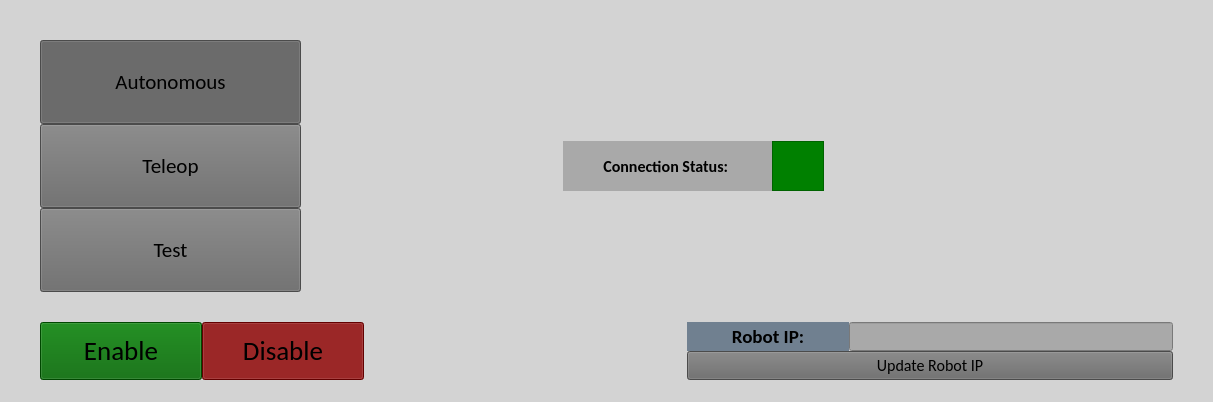
<?xml version="1.0" encoding="UTF-8"?>
<ui version="4.0">
 <class>MainWindow</class>
 <widget class="QMainWindow" name="MainWindow">
  <property name="geometry">
   <rect>
    <x>0</x>
    <y>0</y>
    <width>1213</width>
    <height>402</height>
   </rect>
  </property>
  <property name="font">
   <font>
    <family>Calibri</family>
    <pointsize>12</pointsize>
   </font>
  </property>
  <property name="windowTitle">
   <string>PyDriverStation</string>
  </property>
  <property name="styleSheet">
   <string notr="true">background: lightgray
</string>
  </property>
  <widget class="QWidget" name="centralwidget">
   <property name="font">
    <font>
     <family>Calibri</family>
     <pointsize>12</pointsize>
    </font>
   </property>
   <layout class="QGridLayout" name="gridLayout" rowstretch="3,0">
    <property name="leftMargin">
     <number>40</number>
    </property>
    <property name="topMargin">
     <number>40</number>
    </property>
    <property name="rightMargin">
     <number>40</number>
    </property>
    <property name="bottomMargin">
     <number>0</number>
    </property>
    <property name="verticalSpacing">
     <number>30</number>
    </property>
    <item row="0" column="0">
     <layout class="QHBoxLayout" name="RobotModeBar" stretch="3,3,3,4">
      <property name="spacing">
       <number>0</number>
      </property>
      <item>
       <layout class="QVBoxLayout" name="RobotModeButtons">
        <item>
         <widget class="QPushButton" name="AutonomousModeButton">
          <property name="sizePolicy">
           <sizepolicy hsizetype="Expanding" vsizetype="MinimumExpanding">
            <horstretch>0</horstretch>
            <verstretch>0</verstretch>
           </sizepolicy>
          </property>
          <property name="minimumSize">
           <size>
            <width>0</width>
            <height>0</height>
           </size>
          </property>
          <property name="maximumSize">
           <size>
            <width>400</width>
            <height>160</height>
           </size>
          </property>
          <property name="font">
           <font>
            <family>Calibri</family>
            <pointsize>16</pointsize>
           </font>
          </property>
          <property name="styleSheet">
           <string notr="true">background: dimgray</string>
          </property>
          <property name="text">
           <string>Autonomous</string>
          </property>
          <property name="checkable">
           <bool>true</bool>
          </property>
          <property name="checked">
           <bool>true</bool>
          </property>
         </widget>
        </item>
        <item>
         <widget class="QPushButton" name="TeleopModeButton">
          <property name="sizePolicy">
           <sizepolicy hsizetype="Expanding" vsizetype="MinimumExpanding">
            <horstretch>0</horstretch>
            <verstretch>0</verstretch>
           </sizepolicy>
          </property>
          <property name="minimumSize">
           <size>
            <width>0</width>
            <height>0</height>
           </size>
          </property>
          <property name="maximumSize">
           <size>
            <width>400</width>
            <height>160</height>
           </size>
          </property>
          <property name="font">
           <font>
            <family>Calibri</family>
            <pointsize>16</pointsize>
           </font>
          </property>
          <property name="styleSheet">
           <string notr="true">background: dimgray</string>
          </property>
          <property name="text">
           <string>Teleop</string>
          </property>
          <property name="checkable">
           <bool>true</bool>
          </property>
         </widget>
        </item>
        <item>
         <widget class="QPushButton" name="TestModeButton">
          <property name="sizePolicy">
           <sizepolicy hsizetype="Expanding" vsizetype="MinimumExpanding">
            <horstretch>0</horstretch>
            <verstretch>0</verstretch>
           </sizepolicy>
          </property>
          <property name="minimumSize">
           <size>
            <width>0</width>
            <height>0</height>
           </size>
          </property>
          <property name="maximumSize">
           <size>
            <width>400</width>
            <height>160</height>
           </size>
          </property>
          <property name="font">
           <font>
            <family>Calibri</family>
            <pointsize>16</pointsize>
           </font>
          </property>
          <property name="styleSheet">
           <string notr="true">background: dimgray</string>
          </property>
          <property name="text">
           <string>Test</string>
          </property>
          <property name="checkable">
           <bool>true</bool>
          </property>
          <property name="checked">
           <bool>false</bool>
          </property>
          <property name="autoDefault">
           <bool>true</bool>
          </property>
          <property name="default">
           <bool>false</bool>
          </property>
          <property name="flat">
           <bool>false</bool>
          </property>
         </widget>
        </item>
       </layout>
      </item>
      <item>
       <spacer name="LeftModeBarSpacer">
        <property name="orientation">
         <enum>Qt::Horizontal</enum>
        </property>
        <property name="sizeType">
         <enum>QSizePolicy::Expanding</enum>
        </property>
        <property name="sizeHint" stdset="0">
         <size>
          <width>40</width>
          <height>20</height>
         </size>
        </property>
       </spacer>
      </item>
      <item>
       <layout class="QVBoxLayout" name="VConnectionStatusBox" stretch="2,1,2">
        <property name="spacing">
         <number>0</number>
        </property>
        <property name="topMargin">
         <number>0</number>
        </property>
        <property name="bottomMargin">
         <number>0</number>
        </property>
        <item>
         <spacer name="TopConnectionSpacer">
          <property name="orientation">
           <enum>Qt::Vertical</enum>
          </property>
          <property name="sizeHint" stdset="0">
           <size>
            <width>20</width>
            <height>40</height>
           </size>
          </property>
         </spacer>
        </item>
        <item>
         <layout class="QHBoxLayout" name="HConnectionStatusBox" stretch="4,1">
          <property name="spacing">
           <number>0</number>
          </property>
          <item>
           <widget class="QLabel" name="ConnectionLabel">
            <property name="font">
             <font>
              <family>Calibri</family>
              <pointsize>12</pointsize>
              <weight>75</weight>
              <bold>true</bold>
             </font>
            </property>
            <property name="styleSheet">
             <string notr="true">background: darkgray</string>
            </property>
            <property name="text">
             <string>Connection Status: </string>
            </property>
            <property name="alignment">
             <set>Qt::AlignCenter</set>
            </property>
           </widget>
          </item>
          <item>
           <widget class="QFrame" name="ConnectStatus">
            <property name="sizePolicy">
             <sizepolicy hsizetype="MinimumExpanding" vsizetype="MinimumExpanding">
              <horstretch>0</horstretch>
              <verstretch>0</verstretch>
             </sizepolicy>
            </property>
            <property name="styleSheet">
             <string notr="true">background: green</string>
            </property>
            <property name="frameShape">
             <enum>QFrame::StyledPanel</enum>
            </property>
            <property name="frameShadow">
             <enum>QFrame::Raised</enum>
            </property>
           </widget>
          </item>
         </layout>
        </item>
        <item>
         <spacer name="BottomConnectionSpacer">
          <property name="orientation">
           <enum>Qt::Vertical</enum>
          </property>
          <property name="sizeHint" stdset="0">
           <size>
            <width>20</width>
            <height>40</height>
           </size>
          </property>
         </spacer>
        </item>
       </layout>
      </item>
      <item>
       <spacer name="RightModeBarSpacer">
        <property name="orientation">
         <enum>Qt::Horizontal</enum>
        </property>
        <property name="sizeHint" stdset="0">
         <size>
          <width>40</width>
          <height>20</height>
         </size>
        </property>
       </spacer>
      </item>
     </layout>
    </item>
    <item row="1" column="0">
     <layout class="QHBoxLayout" name="BottomDisplayBar" stretch="2,2,3">
      <property name="spacing">
       <number>0</number>
      </property>
      <item>
       <layout class="QHBoxLayout" name="EnableDisableLayout" stretch="1,1">
        <property name="spacing">
         <number>0</number>
        </property>
        <item>
         <widget class="QPushButton" name="EnableButton">
          <property name="sizePolicy">
           <sizepolicy hsizetype="MinimumExpanding" vsizetype="MinimumExpanding">
            <horstretch>0</horstretch>
            <verstretch>0</verstretch>
           </sizepolicy>
          </property>
          <property name="minimumSize">
           <size>
            <width>0</width>
            <height>0</height>
           </size>
          </property>
          <property name="maximumSize">
           <size>
            <width>350</width>
            <height>150</height>
           </size>
          </property>
          <property name="font">
           <font>
            <family>Calibri</family>
            <pointsize>20</pointsize>
           </font>
          </property>
          <property name="styleSheet">
           <string notr="true">background: darkgreen</string>
          </property>
          <property name="text">
           <string>Enable</string>
          </property>
          <property name="checkable">
           <bool>true</bool>
          </property>
         </widget>
        </item>
        <item>
         <widget class="QPushButton" name="DisableButton">
          <property name="sizePolicy">
           <sizepolicy hsizetype="MinimumExpanding" vsizetype="MinimumExpanding">
            <horstretch>0</horstretch>
            <verstretch>0</verstretch>
           </sizepolicy>
          </property>
          <property name="minimumSize">
           <size>
            <width>0</width>
            <height>0</height>
           </size>
          </property>
          <property name="maximumSize">
           <size>
            <width>350</width>
            <height>150</height>
           </size>
          </property>
          <property name="font">
           <font>
            <family>Calibri</family>
            <pointsize>20</pointsize>
           </font>
          </property>
          <property name="styleSheet">
           <string notr="true">background: darkred</string>
          </property>
          <property name="text">
           <string>Disable</string>
          </property>
          <property name="checkable">
           <bool>true</bool>
          </property>
          <property name="checked">
           <bool>true</bool>
          </property>
         </widget>
        </item>
       </layout>
      </item>
      <item>
       <spacer name="BottomBarMiddleSpacer">
        <property name="orientation">
         <enum>Qt::Horizontal</enum>
        </property>
        <property name="sizeHint" stdset="0">
         <size>
          <width>40</width>
          <height>20</height>
         </size>
        </property>
       </spacer>
      </item>
      <item>
       <layout class="QVBoxLayout" name="RobotIP" stretch="0,0">
        <property name="spacing">
         <number>0</number>
        </property>
        <property name="sizeConstraint">
         <enum>QLayout::SetDefaultConstraint</enum>
        </property>
        <item>
         <layout class="QHBoxLayout" name="RobotIp" stretch="1,2">
          <property name="spacing">
           <number>0</number>
          </property>
          <item>
           <widget class="QLabel" name="IPLabel">
            <property name="sizePolicy">
             <sizepolicy hsizetype="MinimumExpanding" vsizetype="MinimumExpanding">
              <horstretch>0</horstretch>
              <verstretch>0</verstretch>
             </sizepolicy>
            </property>
            <property name="minimumSize">
             <size>
              <width>0</width>
              <height>0</height>
             </size>
            </property>
            <property name="maximumSize">
             <size>
              <width>465</width>
              <height>154</height>
             </size>
            </property>
            <property name="font">
             <font>
              <family>Calibri</family>
              <pointsize>14</pointsize>
              <weight>75</weight>
              <bold>true</bold>
             </font>
            </property>
            <property name="styleSheet">
             <string notr="true">background: slategray

</string>
            </property>
            <property name="text">
             <string>Robot IP:</string>
            </property>
            <property name="alignment">
             <set>Qt::AlignCenter</set>
            </property>
           </widget>
          </item>
          <item>
           <widget class="QLineEdit" name="InputIP">
            <property name="sizePolicy">
             <sizepolicy hsizetype="Expanding" vsizetype="Expanding">
              <horstretch>0</horstretch>
              <verstretch>0</verstretch>
             </sizepolicy>
            </property>
            <property name="font">
             <font>
              <family>Calibri</family>
              <pointsize>12</pointsize>
             </font>
            </property>
            <property name="styleSheet">
             <string notr="true">background: darkgray</string>
            </property>
            <property name="text">
             <string/>
            </property>
            <property name="frame">
             <bool>true</bool>
            </property>
            <property name="alignment">
             <set>Qt::AlignCenter</set>
            </property>
           </widget>
          </item>
         </layout>
        </item>
        <item>
         <layout class="QHBoxLayout" name="RobotIPConfirmation">
          <item>
           <widget class="QPushButton" name="UpdateIPButton">
            <property name="sizePolicy">
             <sizepolicy hsizetype="MinimumExpanding" vsizetype="MinimumExpanding">
              <horstretch>0</horstretch>
              <verstretch>0</verstretch>
             </sizepolicy>
            </property>
            <property name="maximumSize">
             <size>
              <width>1000</width>
              <height>76</height>
             </size>
            </property>
            <property name="font">
             <font>
              <family>Calibri</family>
              <pointsize>12</pointsize>
             </font>
            </property>
            <property name="styleSheet">
             <string notr="true">background: dimgray</string>
            </property>
            <property name="text">
             <string>Update Robot IP</string>
            </property>
           </widget>
          </item>
         </layout>
        </item>
       </layout>
      </item>
     </layout>
    </item>
   </layout>
  </widget>
  <widget class="QMenuBar" name="menubar">
   <property name="geometry">
    <rect>
     <x>0</x>
     <y>0</y>
     <width>1213</width>
     <height>21</height>
    </rect>
   </property>
  </widget>
  <widget class="QStatusBar" name="statusbar"/>
 </widget>
 <resources/>
 <connections/>
</ui>
